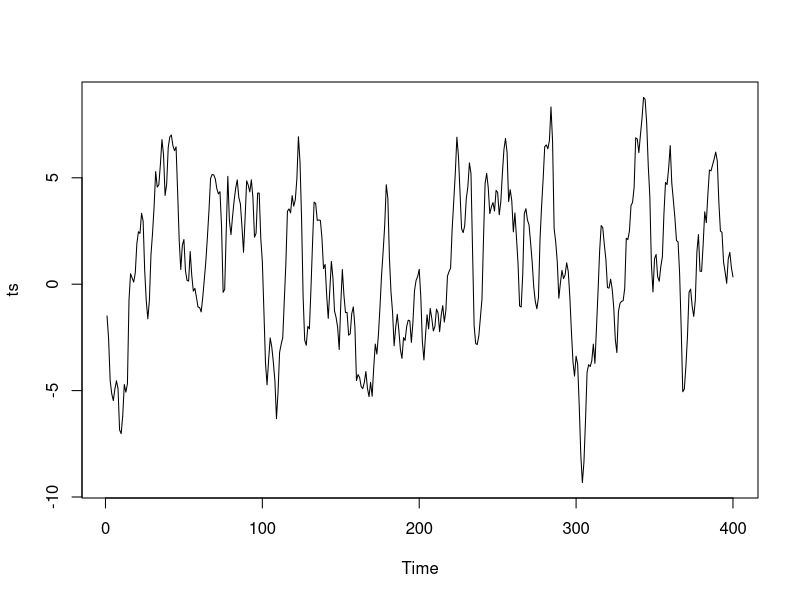

The R source for this figure:
# (a)
ts<-arima.sim(n = 400, list(ar = c(0.9), ma=c(0.6)), sd=1)
plot(ts, type="l")

# (b)
y<-ts

epsilon<-rep(NA, length(y))
z<-matrix(NA, ncol=2, nrow = length(y))

beta<-c(1,0)

count<-0

while (count<=1000) {
  num<-0
  denom<-0
  
  for (t in 1:length(y)) {
    if(t==1) {
      epsilon[t]<-y[t]
    } else {
      epsilon[t]<-y[t]-beta[1]*y[t-1]-beta[2]*epsilon[t-1]
    }
    
    if(t==1) {
      z[t,1]<-0
      z[t,2]<-0
    } else {
      z[t,1]<-y[t-1]-beta[2]*z[t-1,1]
      z[t,2]<-epsilon[t-1]-beta[2]*z[t-1,2]
    }
    
    if(t>=2) {num<-num+z[t,]*epsilon[t]} else {num<-num}
    if(t>=2) {denom<-denom+t(matrix(z[t,]))%*%matrix(z[t,])} else {denom<-denom}
  }
  beta<-beta+c(num)/c(denom)
  count<-count+1
}

beta

# (c)

